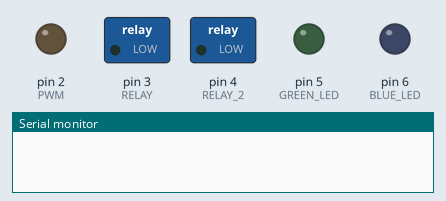
Bench run of a sketch on a simulated Teensy 4. On the bench: switched loads named in the sketch (green lamp = pin HIGH), output pins drawn as LEDs (lit = HIGH), the last lines printed to the serial monitor.

Above: at 0.0 s.
At 0.5 s:
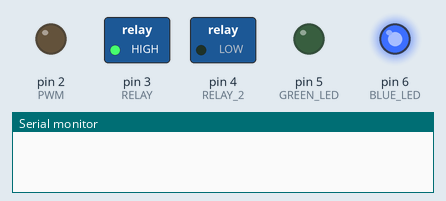
At 40.5 s:
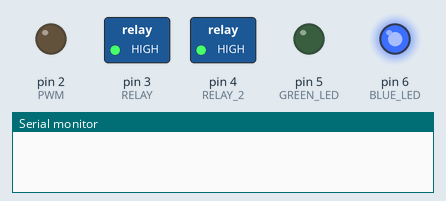
At 43.0 s:
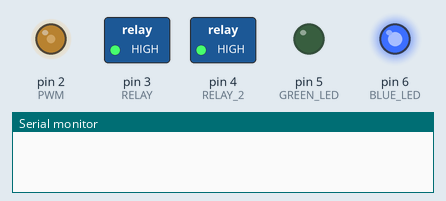
At 85.09 s:
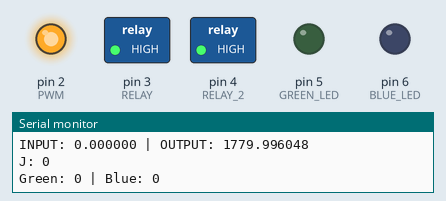
At 128.8 s:
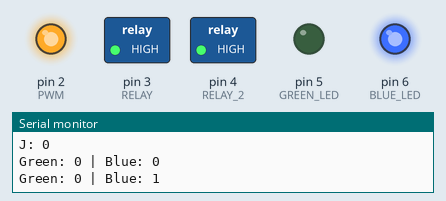
Timing chart, 0 to 130.0 s (numbered marks = the images above):
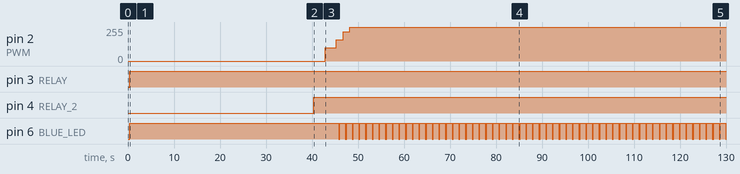

The sketch:

FilterCheck_v4.2.ino
```cpp
// Created By: Logan Dickon
// Company: ATOR LABS
// Date Created: 3/15/2022
// Date Modified: 10/13/2022

// Licence:

//    This code is for use in the FilterCheck and is owned by ATOR LABS.
//    Do not disperse this Software unless given permission by ATOR LABS.

// Program Description:

//    This program uses the TSI5310 FlowMeter w/ serial communication to PID control a
//    Brushless Fan Blower to 85 SLPM with 0 cmH2O of pressure read on the TSI5310
//    FlowMeter low pressure sensor. The program then goes into monitor mode until a filter
//    is detected via the low pressure sensor reading > -.1 cmH2O.

// Device Constants:
  #define PWM         2           // PWM Signal from pin 2 on the Teensy 3.5
  #define RELAY       3           // Relay i/o pin on pin 8 on the Teensy 3.5
  #define RELAY_2     4           // Relay i/o pin on pin 6 on the Teensy 3.5
  #define GREEN_LED   5           // Green LED
  #define BLUE_LED    6           // Blue LED
  #define usbSerial   Serial      // Rename Serial Main to usbSerial
  #define FlowMeter   Serial1     // Rename Serial1 to FlowMeter
  #define DEBUG       true        // <<--- True = SYSTEM Debug Info
  #define LED_DEBUG   true        // <<--- True = LED Debug Info

// Global Variables:
  double Flow, Flow_Avg = 0;
  int i = 0, j = 0, k = 5;
  bool Loop = true;
  double fan_Speed = 100, input, output, delta_PWM, pressure;

void setup()
{
  // Pin Initialization:
    pinMode(PWM, OUTPUT);  // Set PWM pin to OUTPUT mode
    pinMode(RELAY, OUTPUT);  // Set RELAY pin to OUTPUT mode
    pinMode(RELAY_2, OUTPUT); // Set RELAY pin to OUTPUT mode
    pinMode(BLUE_LED, OUTPUT);  // Set LED pin to OUTPUT mode
    pinMode(GREEN_LED, OUTPUT);  // Set LED pin to OUTPUT mode

  // Serial Initialization:
    usbSerial.begin(9600);  // Start serial for Teensy to PC
    delay(200);
    FlowMeter.begin(115200);  // Start serial for Teensy to FlowMeter
    delay(200);

  // Turn On FlowMeter & Fan Blower:
    digitalWrite(BLUE_LED, HIGH);  // Turn on the Blue LED
    digitalWrite(RELAY, HIGH);  // Turn Relay HIGH to allow 5v to the FlowMeter
    delay(40000);
    digitalWrite(RELAY_2, HIGH);  // Turn Relay HIGH to allow 24v to the Brushless Fan Blower
    delay(2500);
    analogWrite(PWM, fan_Speed);  // Turn on the Fan Blower


  // FlowMeter Startup ASCII Commands:
    FlowMeter.print("SUS\r\n");  // Pre-sets the readings to be in Standard Flow mode
    delay(500);
    FlowMeter.print("SG0\r\n");  // Pre-sets the FlowMeter's Calibration to Air
    delay(500);
    FlowMeter.print("SSR0010\r\n");  // Pre-sets the Sample Rate of the readings to be 10
    delay(500);

  // Bring Fan Blower To 85 SLPM:
    input = Read_Sensor("Flow");  // Read the Flow from the FlowMeter

    while (Loop)
    {
      digitalWrite(BLUE_LED, HIGH);  // Turn on the Blue LED
      if (LED_DEBUG) {usbSerial.println("Green: 0 | Blue: 1");}
      input = Read_Sensor("Flow");  // Read the Flow from the FlowMeter
      delay(500);
      output = computePID(input);  // Compute the PID using the Flow reading
      delta_PWM = output / 1.41667;  // Use the PID output and divide it by 1.41667 to determine what the value the fan speed between 0 - 255 should change to next
      fan_Speed += delta_PWM;  // Add change in PWM to the last PWM value to calculate the new PWM value
      analogWrite(PWM, fan_Speed);  // Change PWM value to new PWM value
      if (DEBUG) {usbSerial.printf("INPUT: %lf | OUTPUT: %lf\n", input, fan_Speed);}
      delay(500);

      if (input < 83.81 || input > 86.19)
      {
        j = 0;  // Reset Counter to 0
        if (DEBUG) {usbSerial.printf("J: %d\n", j);}
      }

      if (input >= 83.81 && input <= 86.19)
      {
        j++;  // Increment by 1
        if (DEBUG) {usbSerial.printf("J: %d\n", j);}
      }

      if ((input >= 83.81 && input <= 86.19) && j == 5)
      {
        FlowMeter.print("LPZ\r\n");  // Zeroes Low Pressure Sensor
        Loop = false;
        if (DEBUG) {usbSerial.println("Low Pressure Sensor Zeroed!");}
        if (DEBUG) {usbSerial.printf("Initialization Complete!: %lf LPM\n", input);}
      }
      digitalWrite(BLUE_LED, LOW);  // Turn off Blue LED
      if (LED_DEBUG) {usbSerial.println("Green: 0 | Blue: 0");}
      delay(250);
    }
}

void loop()
{
  // Bring Fan Blower To 85 SLPM:
    input = Read_Sensor("Flow");  // Read the Flow from the TSI 5310 FlowMeter
    output = computePID(input);  // Use flow read from FlowMeter as an input to calculate the PID Control
    delta_PWM = output / 1.41667;  // Use the PID output and divide it by 1.41667 to determine what the value the fan speed between 0 - 255 should change to next
    fan_Speed += delta_PWM;  // Add change in PWM to the last PWM value to calculate the new PWM value
    analogWrite(PWM, fan_Speed);  // Change PWM value to new PWM value
    delay(200);
    pressure = Read_Sensor("Pressure");  // Read the Pressure from the TSI 5310 FlowMeter
    if (DEBUG) {usbSerial.printf("INPUT: %lf | OUTPUT: %lf\n", input, fan_Speed);}
    delay(200);

    if (pressure >= -1.8 && (input >= 83.81 && input <= 86.19))
    {
      FlowMeter.print("LPZ\r\n");  // Zeroes Low Pressure Sensor
      digitalWrite(GREEN_LED, HIGH);  // Turn off Green LED
      if (DEBUG) {usbSerial.println("Low Pressure Sensor Zeroed!");}
      if (LED_DEBUG) {usbSerial.println("Green: 1 | Blue: 0");}
    }

    else if (pressure < -1.8  && (input >= 70 && input <= 86.19))
    {
      digitalWrite(GREEN_LED, LOW);  // Turn off Green LED
      if (LED_DEBUG) {usbSerial.println("Green: 0 | Blue: 0");}
      delay(350);
      digitalWrite(GREEN_LED, HIGH); // Turn on Green LED (to make it blink)
      if (LED_DEBUG) {usbSerial.println("Green: 1 | Blue: 0");}
    }

    if (input < 83.81 || input > 86.19)
    {
      k = 0;  // Reset Counter to 0
    }

    else if ((input >= 83.81 && input <= 86.19) && k < 5)
    {
      k++;  // Increment by 1
    }

    while ((input >= 83.81 && input <= 86.19) && k == 5)
    {
      input = Read_Sensor("Flow");  // Read the Flow from the TSI 5310 FlowMeter
      digitalWrite(GREEN_LED, HIGH);  // Turn on Green LED
      if (DEBUG) {usbSerial.printf("85 SLPM Achieved!: %lf\n", input);}
      if (LED_DEBUG) {usbSerial.println("Green: 1 | Blue: 0");}
      delay(1500);
    }
}

// Computes the PID (Porportion, Intregal, Derivative) to determine the most effective ΔSpeed to achieve 85 SLPM
double computePID(double inp)
{
  // Local Variables:
    unsigned long currentTime, previousTime;
    double kp = 1, kd = 1, elapsedTime, error, lastError, cumError, rateError, setPoint = 85.0;

  // Compute ElapsedTime:
    currentTime = millis();  // Get current time
    elapsedTime = (double)(currentTime - previousTime);  // Compute time elapsed from previous computation

  // Compute Error, Intergral & Derivative:
    error = setPoint - inp;  // Determine error
    cumError += error * elapsedTime;  // Compute integral
    rateError = (error - lastError)/elapsedTime;  // Compute derivative

  // Compute PID Output:
    double out = (kp * error) + (kd * rateError);  // PID output

  // Remember Current Error & Time:
    lastError = error;  // Remember current error
    previousTime = currentTime;  // Remember current time

  // Return Output:
    return out;  // Have function return the PID output
}

// Calibrates System to 85 LPM at 0 mmH2O
double Read_Sensor(String parameter)
{
  // Local Variables:
    char serial_buf;
    double total = 0, avg_Sample;
    float string_to_Float;
    int j = 0, num_of_Samples = 3;
    String serial_buf_String = "", string_Array[5], total_char = "", array_Data = "";
    bool debug = false;

  if (parameter == "Flow")
  {
    // Send Flow Reading ASCII Command to FlowMeter:
    FlowMeter.print("DAFxxxxx0003\r\n");  // FlowMeter returns 3 Flow samples to serial buffer
    if (debug) {usbSerial.println("Flow Samples Collected");}
    delay(200);
  }

  else if (parameter == "Pressure")
  {
    // Send Pressure Reading ASCII Command to FlowMeter
    FlowMeter.print("DAxxxxLx0003\r\n");  // FlowMeter returns 3 Pressure samples to serial buffer
    if (debug) {usbSerial.println("Pressure Samples Collected");}
    delay(200);
  }

  else
  {
    if (debug) {usbSerial.println("Incorrect Parameter Given To FlowMeter");}
    return 0;
  }


  // Read Serial Buffer Until Empty:
    while (FlowMeter.available())
    {
      serial_buf = FlowMeter.read();  // Read one char of the serial buffer
      serial_buf_String += serial_buf;  // Add the char in the serial buffer to a string
      delay(5);
    }

  // Format serial_buf_String into Flow/Pressure Samples:
    serial_buf_String.replace("OK", "");  // Remove "OK"s from the string
    serial_buf_String.replace("\r", "");  // Remove "\r"s from the string
    serial_buf_String.replace("\n", "");  // Remove "\n"s from the string

    if (debug) {usbSerial.println(serial_buf_String);}

  // Convert serial_buf_String to String Array:
    serial_buf_String += ",";  // Add a ',' to the end of the string
    for (unsigned int i = 0; i < serial_buf_String.length(); i++)
    {
      if ((serial_buf_String[i]) != ',')
      {
        total_char += serial_buf_String[i];  // Add each char to a string until a ',' is read
      }
      else if ((serial_buf_String[i]) == ',')
      {
        string_Array[j] = total_char;  // Once ',' is read put string into Array's index
        total_char = "";  // Clear the string to allow new data to be stored
        j++;  // Each time a ',' is read increase j by 1 to goto the next Array index
      }
    }

  // Convert Each Array Index From String To Float:
    for (int p = 0; p < 3; p++)
    {
      array_Data = string_Array[p];  // Store array index p to a string variable
      string_to_Float = array_Data.toFloat();  // Convert the string variable to a float variable
      total += string_to_Float;  // Add float variable to a running total
    }

  // Calculate Average Flow & Return Flow
    avg_Sample = (total / num_of_Samples);  // Calculate the average sample total by dividing the running total by the # of samples returned
    return avg_Sample;  // Return average
}
```

Source omitted: Atorlogo.c (102384 bytes)

Measured:
- by itself, pin 2 (PWM): 0/255 → 100/255 at 42.9 s, → 159/255 2.4 s later, → 219/255 1.5 s later, → 255/255 1.5 s later
- by itself, pin 3 (RELAY): LOW → HIGH at 0.40 s
- by itself, pin 4 (RELAY_2): LOW → HIGH at 40.4 s
- by itself, pin 6 (BLUE_LED): repeats every 1.5 s: LOW 0.25 s, HIGH 1.2 s
